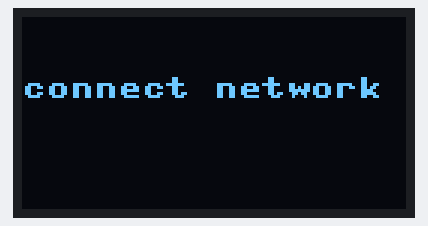
Simulated run of this program. Board: ESP32 board running MicroPython. Parts: 128×64 one-colour display. WiFi joins after 1.5 s; the clock reads 2024-03-15 10:24:30 at power-on unless the program sets it; what the program prints to the serial console is not drawn.

Above: at 0.1 s.
At 2.2 s:
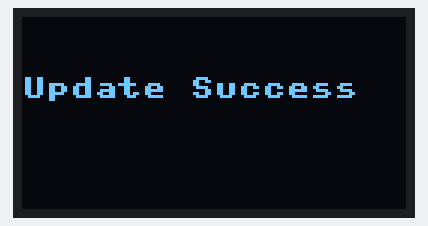
At 4.3 s:
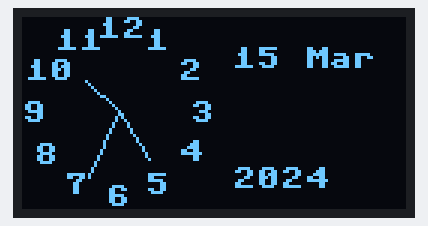
At 13.1 s:
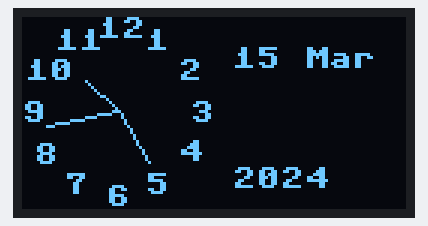
At 21.1 s:
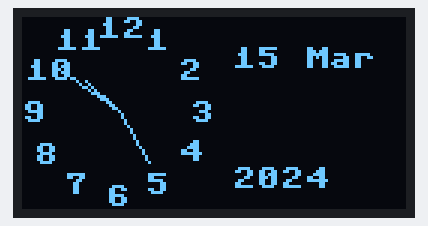
At 38.1 s:
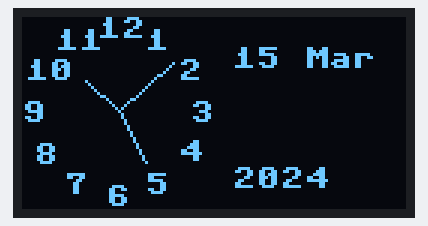

Measured:
- what the display in image 1 shows lasts 2.0 s, from 2.2 s to 4.2 s
- what the display in image 2 shows lasts 0.9 s, from 4.2 s to 5.1 s
- what the display in image 3 shows lasts 1.0 s, from 13.0 s to 14.0 s

The program:

11_03_oled_clock_ntp.py
```python
from machine import Pin, I2C, RTC
from ssd1306 import SSD1306_I2C
from math import sin, cos, radians
from time import sleep
from network import WLAN, STA_IF
import ntptime
import datetime

ssid = 'network'      # CHANGE ME
password = 'password' # CHANGE ME

tz = datetime.timezone(datetime.timedelta(hours=0))

i2c = I2C(0, sda=Pin(19, pull=Pin.PULL_UP),
          scl=Pin(18, pull=Pin.PULL_UP))
oled = SSD1306_I2C(128, 64, i2c)

origin_x = 32
origin_y = 31

months = ['Jan', 'Feb', 'Mar', 'Apr', 'May', 'Jun',
          'Jul', 'Aug', 'Sep', 'Oct', 'Nov', 'Dec']

def message(text, delay=0):
    oled.fill(0)
    oled.text(text, 0, 20)
    oled.show()
    sleep(delay)

def connect_wifi(ssid, password):
    wlan = WLAN(STA_IF)
    wlan.active(True)
    message('connect ' + ssid)
    wlan.connect(ssid, password)
    while not wlan.isconnected():
        print('.', end='')
        sleep(1)
    print('IP address:', wlan.ifconfig()[0])


def show_time(dt):
    oled.fill(0)
    draw_face()
    draw_hand((dt.hour + dt.minute / 60) * 5, 16)
    draw_hand(dt.minute + dt.second / 60, 20)
    draw_hand(dt.second, 25)
    draw_date(dt, 70, 10)
    oled.show()

def draw_date(dt, x, y):
    date_str = str(dt.day) + ' ' + months[dt.month-1]
    year_str = str(dt.year)
    oled.text(date_str, x, y, 1)
    oled.text(year_str, x, y+40, 1)

def polar_rect(angle, radius):
    x = int(radius * sin(radians(angle)))
    y = -int(radius * cos(radians(angle)))
    return x, y

def draw_hand(minutes, radius):
    angle = (360 / 60) * minutes
    x, y = polar_rect(angle, radius)
    oled.line(origin_x, origin_y, origin_x+x, origin_y+y, 1)

def draw_face():
    for hour in range(0, 12):
        x, y = polar_rect(hour * 30, 28)
        hour_str = str(hour)
        if hour == 0:
            hour_str = '12'
        if hour > 9 or hour == 0:
            x -= 3
        oled.text(hour_str, origin_x+x-4, origin_y+y-3, 1)

def set_time():
    connect_wifi(ssid, password)
    message('UPDATING ....')
    try:
        ntptime.settime()
        message('Update Success', delay=2)
    except:
        message('NTP fail', delay=2)
    oled.show()

set_time()

while True:
    t = datetime.datetime.now(tz)
    if t.hour == 1 and t.minute == 0 and t.second == 0:
        set_time()
    show_time(t)
    sleep(0.1)
    
```
